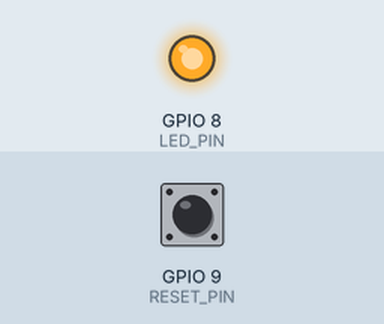
Simulated run of this program. Board: ESP32-C3. Parts: output pins drawn as LEDs (lit = HIGH). The test bench sets the inputs (shaded band); at power-on: GPIO 9 (RESET_PIN) HIGH. WiFi joins after 1.5 s; servers stay silent unless stated; uploads are accepted with an empty reply; what the program prints to the serial monitor is not drawn.

Above: at 4.4 s.
At 5.2 s:
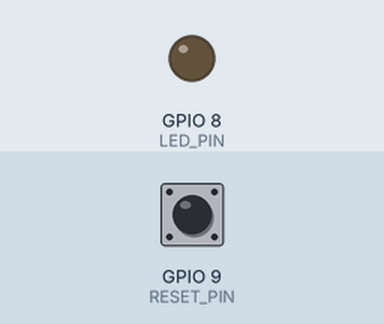
Timing chart, 0 to 10.3 s (numbered marks = the images above):
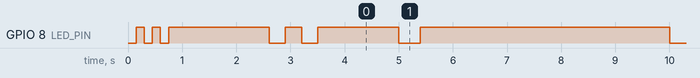

Measured:
- by itself, GPIO 8 (LED_PIN): HIGH → LOW at 0.30 s, → HIGH 0.15 s later, → LOW 0.15 s later, → HIGH 0.15 s later, … (58 changes in this stretch)

The program:

main.cpp
```cpp
#include <Arduino.h>
#include <WiFi.h>
#include <WiFiManager.h>
#include <HTTPClient.h>
#include <HTTPUpdate.h>
#include <WiFiClientSecure.h>
#include <ArduinoJson.h>

#ifndef FW_VERSION
#define FW_VERSION 1
#endif

const int MEVCUT_SURUM = FW_VERSION;
const char *CIHAZ_ID = "esp32-001";
const char *SUPABASE_URL = "https://kufdzhjppthhumsutfkj.supabase.co";
const char *SUPABASE_KEY = "sb_publishable_hUVlPiNRiKpsBrs7QWuOiw_8fbmDHeJ";

const int RESET_PIN = 9;   // BOOT dugmesi
const int LED_PIN = 8;     // SuperMini mavi LED (LOW = yanar)

const unsigned long KONTROL_ARALIGI = 3600000; // 1 saat
unsigned long sonKontrol = 0;
unsigned long sonLed = 0;
unsigned long sonYazdir = 0;

void blink(int n, int ms = 200) {
  for (int i = 0; i < n; i++) {
    digitalWrite(LED_PIN, LOW);
    delay(ms);
    digitalWrite(LED_PIN, HIGH);
    delay(ms);
  }
}

void wifiBaglan() {
  WiFiManager wm;
  wm.setConfigPortalTimeout(180);
  wm.setAPCallback([](WiFiManager* w) {
    digitalWrite(LED_PIN, LOW); // kurulum modunda LED surekli yanik
  });

  pinMode(RESET_PIN, INPUT_PULLUP);
  if (digitalRead(RESET_PIN) == LOW) {
    delay(3000);
    if (digitalRead(RESET_PIN) == LOW) wm.resetSettings();
  }

  wm.autoConnect("ESP32-Kurulum");
  digitalWrite(LED_PIN, HIGH);
  WiFi.setTxPower(WIFI_POWER_8_5dBm);
}

void guncellemeKontrol() {
  if (WiFi.status() != WL_CONNECTED) {
    Serial.println("WiFi yok, kontrol atlandi");
    blink(6, 100); // 6 hizli = WiFi yok
    return;
  }

  WiFiClientSecure client;
  client.setInsecure();

  HTTPClient http;
  String url = String(SUPABASE_URL) + "/rest/v1/cihazlar?cihaz_id=eq." + CIHAZ_ID +
               "&select=hedef_surum,firmware_url";
  http.begin(client, url);
  http.addHeader("apikey", SUPABASE_KEY);

  int kod = http.GET();
  Serial.printf("Supabase HTTP kodu: %d\n", kod);

  if (kod == 200) {
    blink(2, 300); // 2 yavas = Supabase'e ulasti
    JsonDocument doc;
    deserializeJson(doc, http.getString());
    int hedef = doc[0]["hedef_surum"] | 0;
    String fwUrl = doc[0]["firmware_url"] | "";
    Serial.printf("hedef=%d mevcut=%d\n", hedef, MEVCUT_SURUM);

    if (hedef > MEVCUT_SURUM && fwUrl.length() > 0) {
      Serial.println("Guncelleme basliyor...");
      blink(4, 100); // 4 hizli = guncelleme basliyor
      httpUpdate.setFollowRedirects(HTTPC_FORCE_FOLLOW_REDIRECTS);
      t_httpUpdate_return r = httpUpdate.update(client, fwUrl);
      Serial.printf("Guncelleme sonucu: %d\n", (int)r);
      blink(8, 100); // buraya geldiyse guncelleme basarisiz
    }
  } else {
    blink(5, 300); // 5 yavas = Supabase hatasi
  }
  http.end();
}

void setup() {
  pinMode(LED_PIN, OUTPUT);
  digitalWrite(LED_PIN, HIGH);
  blink(3, 150); // acilis: 3 hizli

  Serial.begin(115200);
  unsigned long t = millis();
  while (!Serial && millis() - t < 3000) delay(10);
  Serial.printf("\nAcilis, firmware surum: %d\n", MEVCUT_SURUM);

  wifiBaglan();
  Serial.print("WiFi IP: ");
  Serial.println(WiFi.localIP());

  guncellemeKontrol();
  sonKontrol = millis();
}

void loop() {
  if (millis() - sonLed >= 5000) {
    sonLed = millis();
    blink(1, 400); // normal calisma: 5 sn'de bir kisa
  }

  if (millis() - sonYazdir > 5000) {
    sonYazdir = millis();
    Serial.printf("[%lus] surum=%d wifi=%s\n", millis() / 1000, MEVCUT_SURUM,
                  WiFi.status() == WL_CONNECTED ? "bagli" : "yok");
  }

  if (millis() - sonKontrol > KONTROL_ARALIGI) {
    guncellemeKontrol();
    sonKontrol = millis();
  }
}
```
